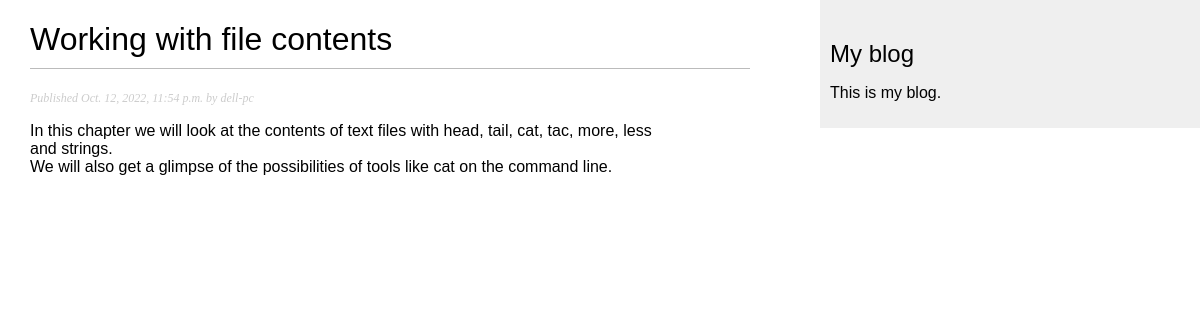
The app's page /blog/2022/10/12/working-with-file-contents/ with its own data.
### blog_app/models.py (models this page shows, shortened)
class Post(models.Model):
    STATUS_CHOICES = (('draft', 'Draft'), ('published', 'Published'), )
    title = models.CharField(max_length=250)
    slug = models.SlugField(max_length=250, unique_for_date='publish')
    author = models.ForeignKey(User, related_name='blog_posts', on_delete = models.CASCADE)
    body = models.TextField()
    publish = models.DateTimeField(default=timezone.now)
    created = models.DateTimeField(auto_now_add=True)
    updated = models.DateTimeField(auto_now=True)
    status = models.CharField(max_length=10, choices=STATUS_CHOICES, default='draft')
    objects = models.Manager() # The default manager.
    published = PublishedManager() # Our custom manager.
    class Meta:
        ordering = ('-publish',)

### blog_app/views.py (the view)
# urls.py: re_path(r'^(?P<year>\d{4})/(?P<month>\d{2})/(?P<day>\d{2})/'r'(?P<post>[-\w]+)/$', views.post_detail, name='post_detail'),
def post_detail(request, year, month, day, post):
    post = get_object_or_404(Post, slug=post, status='published', publish__year=year, publish__month=month, publish__day=day)
    return render(request, 'blog_app/post/detail.html', {'post': post})

### blog_app/templates/blog_app/post/detail.html (shortened to what this page needs)
{% extends "blog_app/base.html" %}
{% block content %}
 <h1>{{ post.title }}</h1>
 <p class="date">
 Published {{ post.publish }} by {{ post.author }}
 </p>
 {{ post.body|linebreaks }}
{% endblock %}

### blog_app/static/css/blog.css (style rules this page uses)
body { margin:0; padding:0; font-family:helvetica, sans-serif; }
h1 { font-weight:normal; border-bottom:1px solid #bbb; padding:0 0 10px 0; }
p.date { color:#ccc; font-family: georgia, serif; font-size: 12px; font-style: italic; }

### records on screen
Post: title "Working with file contents", publish "Oct. 12, 2022, 11:54 p.m.", author "dell-pc", body "In this chapter we will look at the contents of text files with head, tail, cat, tac, more, less and strings. We will also get a glimpse of the possibilities of tools like cat on the command line."
